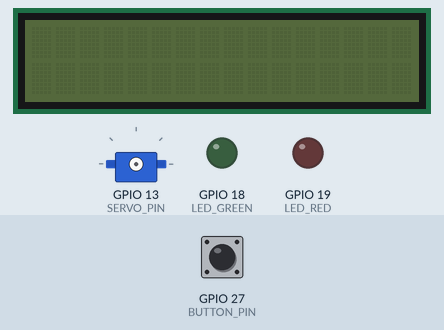
This sketch was run on a simulated ESP32. Shown: 16×2 character LCD, servo, output pins drawn as LEDs (lit = HIGH). Dashed ring = blinking. The inputs (shaded band) are chosen by the test bench; at power-on: GPIO 27 (BUTTON_PIN) HIGH.

Above: at 1.2 s.
1.3 s: GPIO 27 (BUTTON_PIN) pulled LOW for 0.15 s
At 2.28 s:
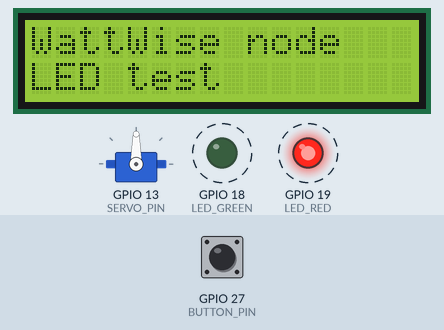
4.8 s: GPIO 27 (BUTTON_PIN) pulsed LOW 2 times (0.12 s each, 0.3 s apart)
At 6.1 s:
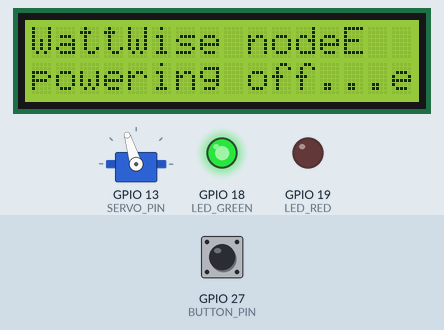
7.8 s: GPIO 27 (BUTTON_PIN) pulled LOW for 1 s
At 9.07 s:
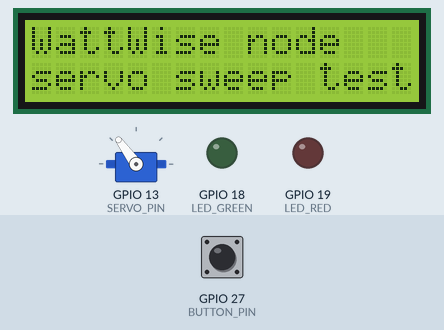
12.4 s: GPIO 27 (BUTTON_PIN) pulled LOW for 0.15 s
At 14.8 s:
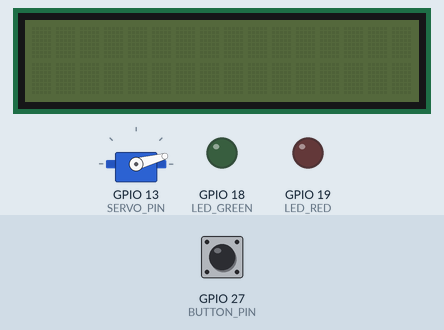
15.1 s: GPIO 27 (BUTTON_PIN) pulled LOW for 3.2 s
At 19.07 s:
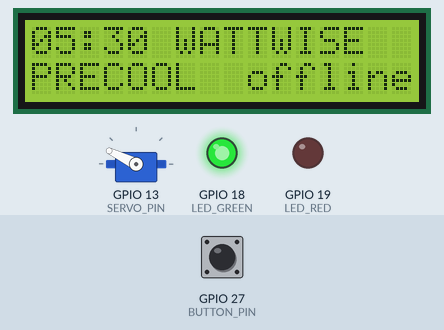
Timing chart, 0 to 51.9 s (numbered marks = the images above; inputs shaded):
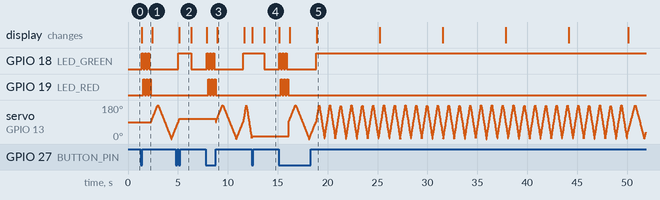

Measured:
- after the input at 1.3 s, GPIO 18 (LED_GREEN): alternates HIGH for 0.15 s and LOW for 0.15 s, 6 changes in all, then stays LOW, starting after 0.08 s; GPIO 19 (LED_RED): alternates HIGH for 0.15 s and LOW for 0.15 s, 6 changes in all, then stays LOW, starting after 0.23 s; the display: changes after 0.08 s (image 1)
- after the input at 4.8 s, servo on GPIO 13 (SERVO_PIN): goes on until 5.1 s, then stays 107°; the display: changes after 0.36 s (image 2)
- after the input at 7.8 s, GPIO 18 (LED_GREEN): LOW → HIGH after 0.08 s, then repeats every 0.30 s: LOW 0.15 s, HIGH 0.15 s; GPIO 19 (LED_RED): alternates HIGH for 0.15 s and LOW for 0.15 s, 6 changes in all, then stays LOW, starting after 0.23 s
- after the input at 12.4 s, GPIO 18 (LED_GREEN): HIGH → LOW after 1.3 s; the display: first changes after 0.06 s (image 4 shows a later state)
- after the input at 15.1 s, GPIO 18 (LED_GREEN): LOW → HIGH after 0.08 s, then repeats every 0.30 s: LOW 0.15 s, HIGH 0.15 s; GPIO 19 (LED_RED): alternates HIGH for 0.15 s and LOW for 0.15 s, 6 changes in all, then stays LOW, starting after 0.23 s; the display: first changes after 0.08 s (image 5 shows a later state)

The sketch:

wattwise_demo.ino
```cpp
/*
  WattWise physical demo node - ESP32 (v4, POSITIONAL servo, fan sweep)
  =====================================================================
  VERDICT from the bench: the servo is POSITIONAL (0-180, hard stops).
  Proof: v3.1 commanded write(180) constantly and the horn swung to one
  extreme and PARKED - a continuous servo would have spun. Positional
  servos cannot spin 360; continuous motion for them = an oscillating
  fan sweep, which is what this sketch does.

  Wiring:
    LED red   GPIO 19 (220R to GND)
    LED green GPIO 18 (220R to GND)
    Servo     GPIO 13 (5V + common GND)
    LCD I2C   SDA 21 / SCL 22 (5V + common GND)

  Behaviour:
    Servo = the chiller plant, oscillating like a fan:
      - fast sweep outside the billed window
      - SLOW sweep through the peak window 08:30-10:30 in wattwise mode
      - stays FAST through the peak in dumb mode (the waste we sell
        against), red LED blinking to call it out
    Green LED = off-peak window (outside 08:30-10:30)
    Red LED   = peak window (solid when coasting, blinking when dumb)
    LCD row 1 = clock + mode, row 2 = state + kW (kW only when the CLI
      is linked; standalone honestly shows "no link")

  Standalone: boots at 05:30 wattwise (precool, green on, sweeping);
    compressed day = 5 minutes. Peak lands ~37 s after boot.
  Tandem: python wattwise.py --port COMx  (CLI becomes the clock;
    set time / mode / play drive the hardware live)

  Tuning: smaller STEP_xx = faster sweep. If motion is jittery, that is
  the power rail: feed the servo its own 5V (battery pack), common GND.
*/

#include <ESP32Servo.h>
#include <Wire.h>
#include <LiquidCrystal_I2C.h>

// ---------------- user config ----------------
#define LCD_ADDR 0x27
#define BAUD 115200

// ---------------- pins ----------------
static const int LED_RED = 19;
static const int LED_GREEN = 18;
static const int SERVO_PIN = 13;
// power toggle button. GPIO 0 = the BOOT button already on the board
// (zero wiring). For your own breadboard button: change to 27 (or
// 25/26/32/33), one leg to the pin, other leg to GND.
static const int BUTTON_PIN = 27;

// ---------------- demo windows (hours, mirrors scheduler.py) ----------
static const float PEAK_START = 8.5, PEAK_END = 10.5;   // billed window
static const float PRECOOL_START = 5.5, PRECOOL_END = 8.0;

// ---------------- positional sweep speed (ms per degree step) ---------
static const int STEP_FAST = 5;     // off-peak: fast fan sweep
static const int STEP_PRECOOL = 3; // precool surge: maximum
static const int STEP_SLOW = 50;   // peak window coast: lazy sweep

// ---------------- standalone clock ----------------
static const unsigned long TICK_MS = 6250;      // 48 steps = 5 min per day
static const unsigned long LINK_TIMEOUT_MS = 3000;
static const int START_MINUTE = 5 * 60 + 30;    // boot at 05:30 (precool!)

LiquidCrystal_I2C lcd(LCD_ADDR, 16, 2);
Servo servo;

// ---------------- power state (button toggle) ----------------
bool isOn = false;                // starts quiet; button wakes it
static int btnStable = HIGH;      // debounced button level
static int btnLastReading = HIGH;
static unsigned long btnDebounceMs = 0;

// ---------------- state ----------------
int simMinute = START_MINUTE;
char serMode[10] = "wattwise";   // standalone default: wattwise demo on
char serState[12] = "";          // "", NORMAL, PRECOOL, PEAK, DUMB
float grantedKw = 0.0;
unsigned long lastSerialMs = 0;
unsigned long lastTickMs = 0;
unsigned long lastServoMs = 0;
unsigned long lastBlinkMs = 0;
bool blinkOn = false;
char lcdLine0[17] = "", lcdLine1[17] = "";   // lcd cache: write on change only

// sweep state
int servoPos = 90;
int servoDir = 1;

float hourNow() { return (simMinute % 1440) / 60.0; }
bool inPeak() { float h = hourNow(); return h >= PEAK_START && h < PEAK_END; }
bool inPrecool() { float h = hourNow(); return h >= PRECOOL_START && h < PRECOOL_END; }
bool wattwiseActive() { return strcmp(serMode, "wattwise") == 0; }

String stateWord() {
  if (lastSerialMs && strlen(serState)) return String(serState);
  if (!wattwiseActive()) return "DUMB";
  if (inPeak()) return "PEAK";
  if (inPrecool()) return "PRECOOL";
  return "NORMAL";
}

void handleLine(char *line) {
  // protocol from the CLI: S,HH:MM,mode,STATE,KW
  if (line[0] != 'S' || line[1] != ',') return;
  char *p1 = strchr(line + 2, ',');   if (!p1) return; *p1 = 0;
  char *p2 = strchr(p1 + 1, ',');     if (!p2) return; *p2 = 0;
  char *p3 = strchr(p2 + 1, ',');     if (!p3) return; *p3 = 0;
  const char *t = line + 2, *mode = p1 + 1, *st = p2 + 1, *kw = p3 + 1;
  int hh = 0, mm = 0;
  if (sscanf(t, "%d:%d", &hh, &mm) == 2)
    simMinute = (hh * 60 + mm) % 1440;
  strncpy(serMode, mode, sizeof(serMode) - 1); serMode[sizeof(serMode) - 1] = 0;
  strncpy(serState, st, sizeof(serState) - 1); serState[sizeof(serState) - 1] = 0;
  grantedKw = atof(kw);
  lastSerialMs = millis();
}

void driveServo() {
  // positional servo: oscillate 0..180 like an oscillating fan.
  // Speed = ms per degree: fast normally, lazy through the peak.
  String st = stateWord();
  int stepMs = STEP_FAST;
  if (st == "PEAK")          stepMs = wattwiseActive() ? STEP_SLOW : STEP_FAST;
  else if (st == "PRECOOL")  stepMs = STEP_PRECOOL;
  unsigned long now = millis();
  if (now - lastServoMs >= (unsigned long)stepMs) {
    lastServoMs = now;
    servoPos += servoDir;
    if (servoPos >= 180) { servoPos = 180; servoDir = -1; }
    else if (servoPos <= 0) { servoPos = 0; servoDir = 1; }
    servo.write(servoPos);
  }
}

void driveLeds() {
  unsigned long now = millis();
  bool peak = inPeak();
  bool managed = wattwiseActive();
  // window indicators: green = off-peak, red = peak window.
  // red blinks when the peak is unmanaged (dumb mode) - the waste visual
  digitalWrite(LED_GREEN, peak ? LOW : HIGH);
  if (peak) {
    if (managed) {
      digitalWrite(LED_RED, HIGH);
    } else {
      if (now - lastBlinkMs >= 250) { lastBlinkMs = now; blinkOn = !blinkOn; }
      digitalWrite(LED_RED, blinkOn ? HIGH : LOW);
    }
  } else {
    digitalWrite(LED_RED, LOW);
  }
}

void lcdShow(const char *l0, const char *l1) {
  // only touch the lcd when a line actually changed (stops flicker)
  if (strncmp(l0, lcdLine0, 16) != 0) {
    strncpy(lcdLine0, l0, 16); lcdLine0[16] = 0;
    lcd.setCursor(0, 0); lcd.print(lcdLine0);
  }
  if (strncmp(l1, lcdLine1, 16) != 0) {
    strncpy(lcdLine1, l1, 16); lcdLine1[16] = 0;
    lcd.setCursor(0, 1); lcd.print(lcdLine1);
  }
}

void driveLcd() {
  char l0[17], l1[17];
  snprintf(l0, sizeof(l0), "%02d:%02d %-8s",
           simMinute / 60, simMinute % 60,
           wattwiseActive() ? "WATTWISE" : "BASELINE");
  String st = stateWord();
  if (st == "PEAK") st = wattwiseActive() ? "COAST" : "WASTED";
  if (lastSerialMs) {
    // linked: kW granted comes live from the CLI.
    // 8 + 5 + 3 = 16 cols exactly; kW up to 4 digits fits the 5-wide field
    snprintf(l1, sizeof(l1), "%-8s%5.0f kW", st.c_str(), grantedKw);
  } else {
    // standalone: no data source for kW - say so instead of faking 0.
    // keep it short: longest state (PRECOOL) + this text must fit 16 cols
    snprintf(l1, sizeof(l1), "%-8s offline", st.c_str());
  }
  lcdShow(l0, l1);
}

bool buttonPressed() {
  // debounce the power button; true exactly once per press
  int reading = digitalRead(BUTTON_PIN);
  if (reading != btnLastReading) btnDebounceMs = millis();
  btnLastReading = reading;
  if (millis() - btnDebounceMs > 30 && reading != btnStable) {
    btnStable = reading;
    if (btnStable == LOW) return true;   // press edge
  }
  return false;
}

void powerOnSequence() {
  isOn = true;
  // fresh day every wake-up
  simMinute = START_MINUTE;
  strcpy(serMode, "wattwise");
  serState[0] = 0;
  grantedKw = 0.0;
  lastSerialMs = 0;
  servoPos = 90; servoDir = 1;
  servo.setPeriodHertz(50);
  servo.attach(SERVO_PIN, 500, 2400);
  lcd.backlight();
  lcd.clear();
  lcdLine0[0] = 0; lcdLine1[0] = 0;      // force full rewrite
  bootSelfTest();                         // LED test + servo sweep test
  lastTickMs = millis();
}

void powerOffSequence() {
  lcdShow("WattWise node", "powering off...");
  delay(1200);
  digitalWrite(LED_RED, LOW);
  digitalWrite(LED_GREEN, LOW);
  servo.detach();                         // no pulses: motor goes limp+silent
  lcd.noBacklight();
  lcd.clear();
  isOn = false;
}

void bootSelfTest() {
  // 3 blinks on both LEDs: proves LED wiring at power-up
  lcdShow("WattWise node", "LED test");
  for (int i = 0; i < 3; i++) {
    digitalWrite(LED_GREEN, HIGH); digitalWrite(LED_RED, LOW);  delay(150);
    digitalWrite(LED_GREEN, LOW);  digitalWrite(LED_RED, HIGH); delay(150);
  }
  digitalWrite(LED_RED, LOW);
  // positional boot test: one gentle full sweep 90->180->0->90.
  // If the horn does not sweep here, it is wiring/power/dead servo.
  lcdShow("WattWise node", "servo sweep test");
  for (int p = 90; p <= 180; p += 2) { servo.write(p); delay(15); }
  for (int p = 180; p >= 0; p -= 2)   { servo.write(p); delay(15); }
  for (int p = 0; p <= 90; p += 2)    { servo.write(p); delay(15); }
  servoPos = 90; servoDir = 1;
  lcdShow("WattWise node", "05:30 precool");
}

void setup() {
  Serial.begin(BAUD);
  pinMode(LED_RED, OUTPUT);
  pinMode(LED_GREEN, OUTPUT);
  digitalWrite(LED_RED, LOW);
  digitalWrite(LED_GREEN, LOW);
  pinMode(BUTTON_PIN, INPUT_PULLUP);
  servo.setPeriodHertz(50);
  Wire.begin(21, 22);
  lcd.init();
  // powered up quiet: dark screen, limp servo, waiting for the button
  lcd.noBacklight();
  lcd.clear();
}

void loop() {
  // 0. power toggle: press = run self-tests + demo, press again = quiet
  if (buttonPressed()) {
    if (!isOn) powerOnSequence();
    else powerOffSequence();
    return;   // skip one cycle so the lcdShow in the sequences settles
  }
  if (!isOn) {
    // quiet: nothing runs, nothing glows, servo stays limp.
    // serial still parsed so a CLI link auto-wakes the node.
    readSerial();
    if (lastSerialMs) powerOnSequence();
    delay(20);
    return;
  }

  // 1. serial link from the CLI
  readSerial();
  unsigned long now = millis();
  if (lastSerialMs && now - lastSerialMs > LINK_TIMEOUT_MS) {
    // link lost -> back to the standalone demo, wattwise on
    lastSerialMs = 0;
    serState[0] = 0;
    strcpy(serMode, "wattwise");
  }
  // 2. standalone compressed day when not linked
  if (!lastSerialMs && now - lastTickMs >= TICK_MS) {
    lastTickMs = now;
    simMinute = (simMinute + 30) % 1440;
  }
  // 3. hardware
  driveServo();
  driveLeds();
  driveLcd();
}

void readSerial() {
  static char buf[64];
  static uint8_t n = 0;
  while (Serial.available()) {
    char c = Serial.read();
    if (c == '\n' || c == '\r') {
      if (n) { buf[n] = 0; handleLine(buf); n = 0; }
    } else if (n < sizeof(buf) - 1) {
      buf[n++] = c;
    }
  }
}
```
